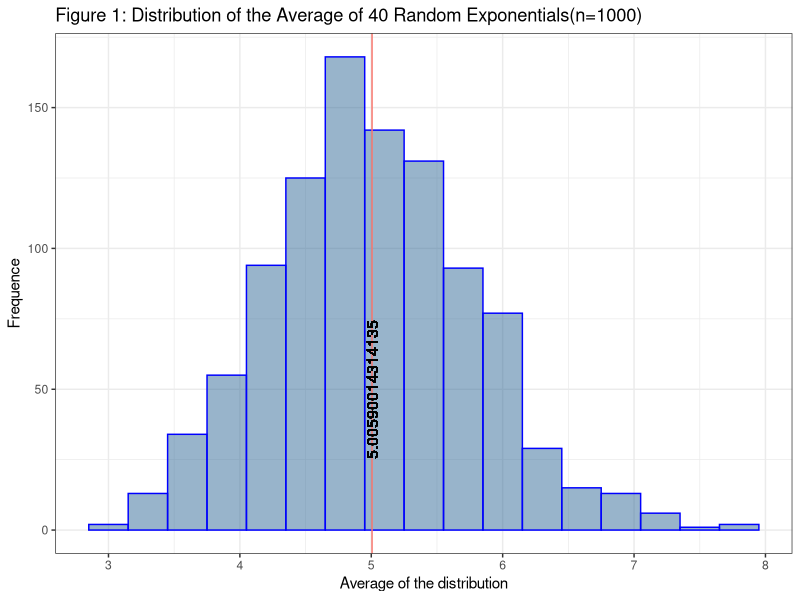
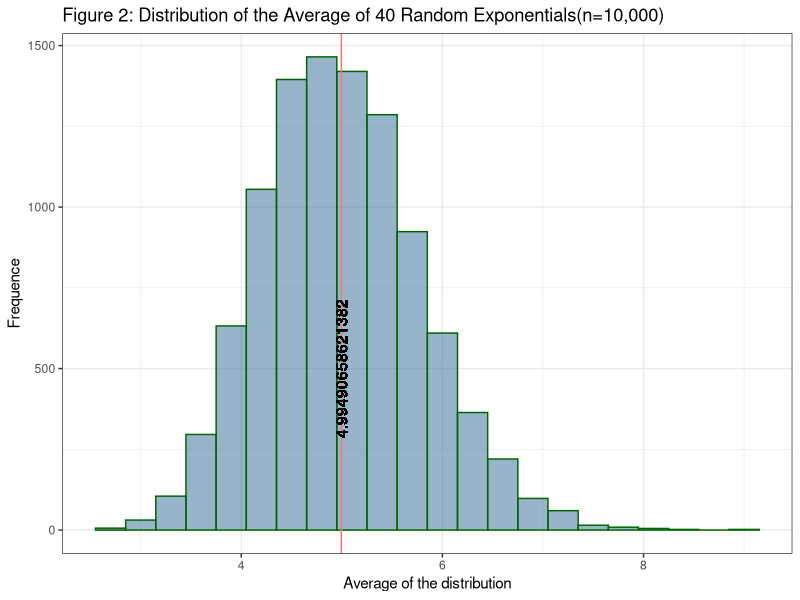

Source code (R) for these figures, in order:
## ---- chunk 1
library(ggplot2)
set.seed(20200709)
lambda=0.2;mean=1/lambda;sd=1/lambda
mns = NULL
for (i in 1:1000) mns = c(mns, mean(rexp(40,lambda)))
ep_data <- data.frame(mns, size = 40)
## ---- chunk 2
exp_plot <- ggplot(ep_data, aes(x=mns, fill = size)) 
figure1 <- exp_plot+theme_bw()+
    geom_histogram(alpha=0.5, binwidth = 0.3, col="blue")+
    geom_vline(aes(xintercept = mean(mns), color = "red"))+
    geom_text(aes(x=mean(mns), label=mean(mns),y=50), angle=90)+
    theme(legend.position = "none")+
    xlab("Average of the distribution")+
    ylab("Frequence")+
    ggtitle("Figure 1: Distribution of the Average of 40 Random Exponentials(n=1000)")
figure1
## ---- chunk 3
theoreticl_mean= 1/0.2
sample_mean_1= mean(ep_data$mns); sample_mean_1
## ---- chunk 4
theoreticl_variance=((1/0.2)/sqrt(40))^2
sample_variance_1=var(ep_data$mns); sample_variance_1
## ---- chunk 5
set.seed(20200710)
lambda=0.2;mean=1/lambda;sd=1/lambda
mns_2 = NULL
for (i in 1:10000) mns_2 = c(mns_2, mean(rexp(40,lambda)))
ep_data_2 <- data.frame(mns_2, size = 40)
exp_plot_2 <- ggplot(ep_data_2, aes(x=mns_2, fill = size)) 
figure2 <- exp_plot_2+theme_bw()+
    geom_histogram(alpha=0.5, binwidth = 0.3, col="dark green")+
    geom_vline(aes(xintercept = mean(mns_2), color = "red"))+
    geom_text(aes(x=mean(mns_2), label=mean(mns_2),y=500), angle=90)+
    theme(legend.position = "none")+
    xlab("Average of the distribution")+
    ylab("Frequence")+
    ggtitle("Figure 2: Distribution of the Average of 40 Random Exponentials(n=10,000)")
figure2
## ---- chunk 6
result <- matrix(c(5, 0.625, mean(ep_data$mns),var(ep_data$mns), mean(ep_data_2$mns_2), var(ep_data_2$mns_2)),ncol = 3)
colnames(result) <- c("Theoretical", "n=1000", "n=10,000")
rownames(result) <- c("Mean", "Variance")
result <- as.table(result)
result
